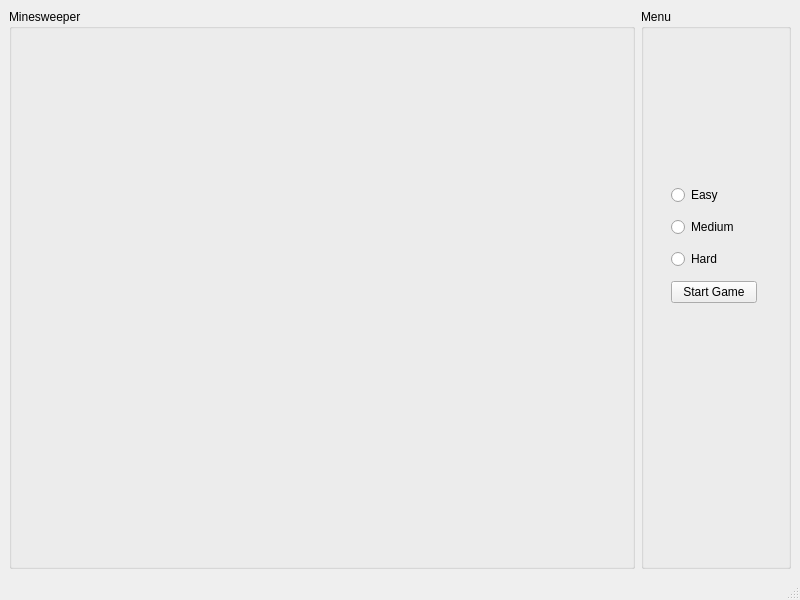
<?xml version="1.0" encoding="UTF-8"?>
<ui version="4.0">
 <class>MainWindow</class>
 <widget class="QMainWindow" name="MainWindow">
  <property name="geometry">
   <rect>
    <x>0</x>
    <y>0</y>
    <width>800</width>
    <height>600</height>
   </rect>
  </property>
  <property name="windowTitle">
   <string>MainWindow</string>
  </property>
  <widget class="QWidget" name="centralwidget">
   <layout class="QHBoxLayout" name="horizontalLayout" stretch="4,0">
    <item>
     <widget class="boardView" name="cellHolder">
      <property name="layoutDirection">
       <enum>Qt::LayoutDirection::LeftToRight</enum>
      </property>
      <property name="title">
       <string>Minesweeper</string>
      </property>
      <layout class="QGridLayout" name="gridLayout">
       <property name="leftMargin">
        <number>0</number>
       </property>
       <property name="topMargin">
        <number>0</number>
       </property>
       <property name="rightMargin">
        <number>0</number>
       </property>
       <property name="bottomMargin">
        <number>0</number>
       </property>
       <property name="spacing">
        <number>0</number>
       </property>
      </layout>
     </widget>
    </item>
    <item>
     <widget class="QGroupBox" name="groupBox_2">
      <property name="minimumSize">
       <size>
        <width>150</width>
        <height>0</height>
       </size>
      </property>
      <property name="title">
       <string>Menu</string>
      </property>
      <widget class="QWidget" name="layoutWidget">
       <property name="geometry">
        <rect>
         <x>30</x>
         <y>170</y>
         <width>86</width>
         <height>130</height>
        </rect>
       </property>
       <layout class="QVBoxLayout" name="verticalLayout">
        <item>
         <widget class="QRadioButton" name="easyBut">
          <property name="text">
           <string>Easy</string>
          </property>
         </widget>
        </item>
        <item>
         <widget class="QRadioButton" name="medBut">
          <property name="text">
           <string>Medium</string>
          </property>
         </widget>
        </item>
        <item>
         <widget class="QRadioButton" name="hardBut">
          <property name="text">
           <string>Hard</string>
          </property>
         </widget>
        </item>
        <item>
         <widget class="QPushButton" name="startBut">
          <property name="text">
           <string>Start Game</string>
          </property>
         </widget>
        </item>
       </layout>
      </widget>
     </widget>
    </item>
   </layout>
  </widget>
  <widget class="QMenuBar" name="menubar">
   <property name="geometry">
    <rect>
     <x>0</x>
     <y>0</y>
     <width>800</width>
     <height>25</height>
    </rect>
   </property>
  </widget>
  <widget class="QStatusBar" name="statusbar"/>
 </widget>
 <customwidgets>
  <customwidget>
   <class>boardView</class>
   <extends>QGroupBox</extends>
   <header>boardView.h</header>
   <container>1</container>
  </customwidget>
 </customwidgets>
 <resources/>
 <connections/>
</ui>
